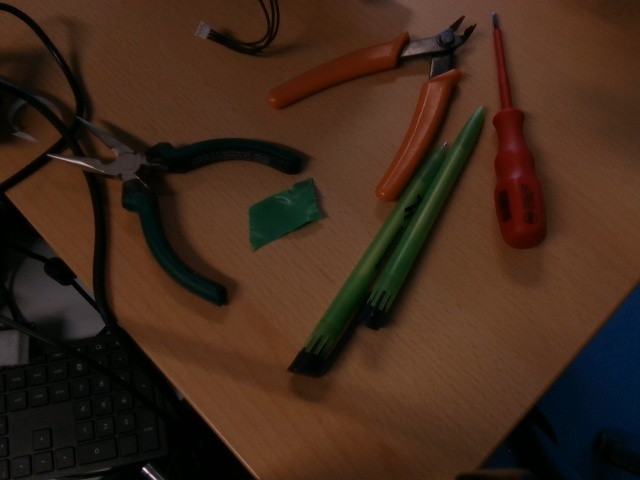
#> input picture foto01.jpg, 640 x 480 px, found by its file name
$ python canny_sw01_test.py
#> lines starting #> are read from the running program, lines starting #| are printed output that depends on the picture; after the words box and inside, x2 and y2 are one past the last pixel; in counts of white or black regions, pixels touching at a corner belong together
import cv2
img = cv2.imread('foto01.jpg',cv2.IMREAD_GRAYSCALE)
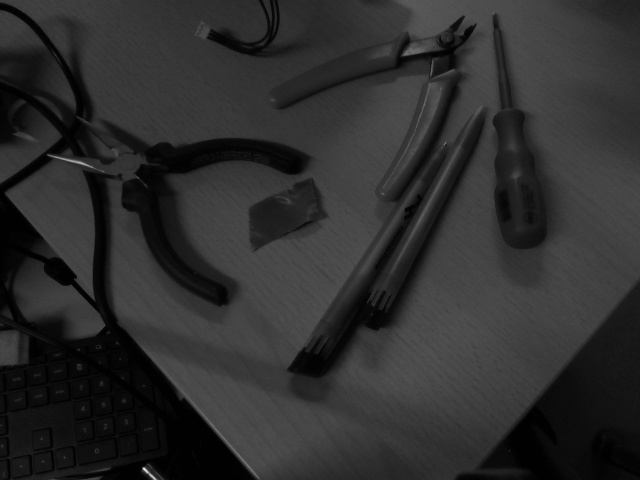
#> img: shape (480, 640); min 0, max 241, mean 46
edge = cv2.Canny(img, 50, 200)
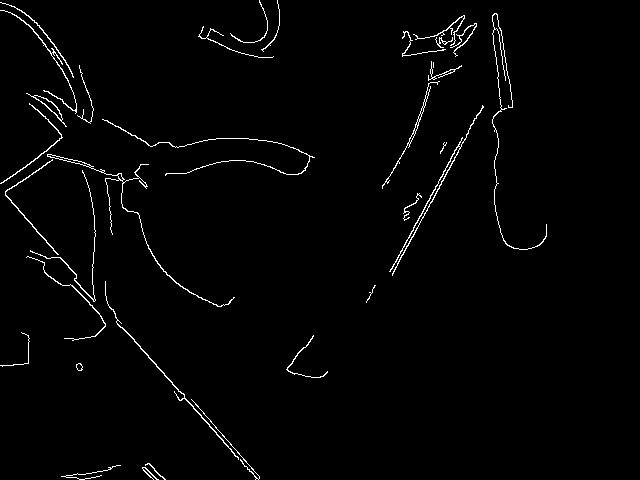
#> edge: shape (480, 640); 1.7% white in thin lines or dots, all inside (x1, y1, x2, y2) = (0, 0, 547, 480)
cv2.imshow('Bild', edge)
cv2.waitKey(0)
cv2.destroyAllWindows()

$ run again, with foto02.jpg copied over foto01.jpg
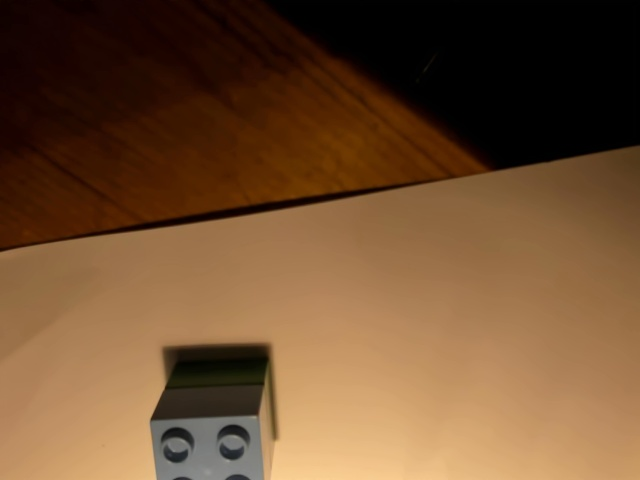
#> input picture foto02.jpg, 640 x 480 px, found by its file name
#> `img = cv2.imread('foto01.jpg',cv2.IMREAD_GRAYSCALE)`:
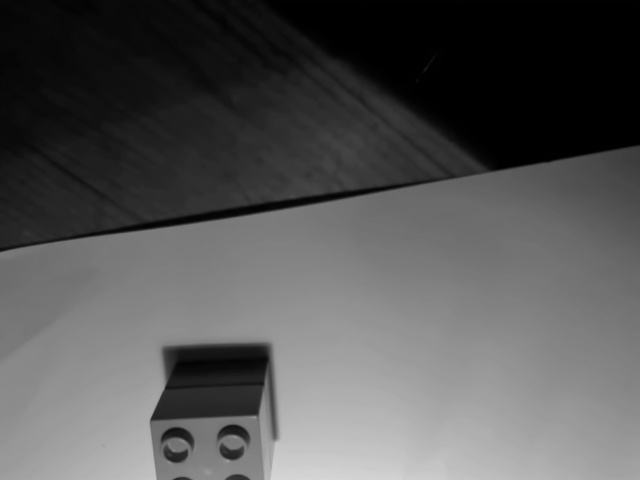
#> img: shape (480, 640); min 0, max 215, mean 85.6
#> `edge = cv2.Canny(img, 50, 200)`:
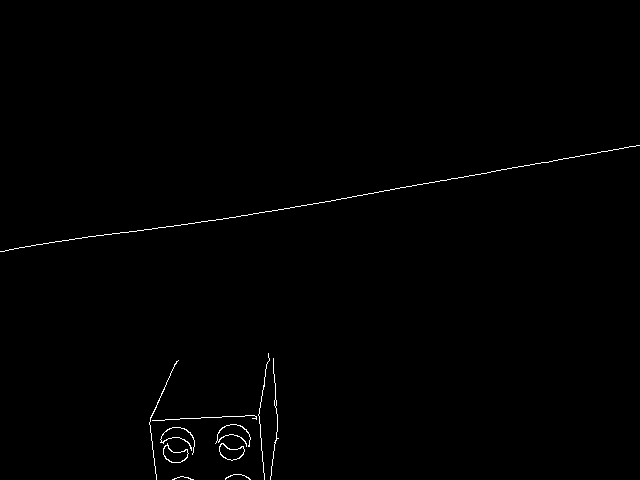
#> edge: shape (480, 640); 0.52% white in thin lines or dots, all inside (x1, y1, x2, y2) = (0, 145, 640, 480)
